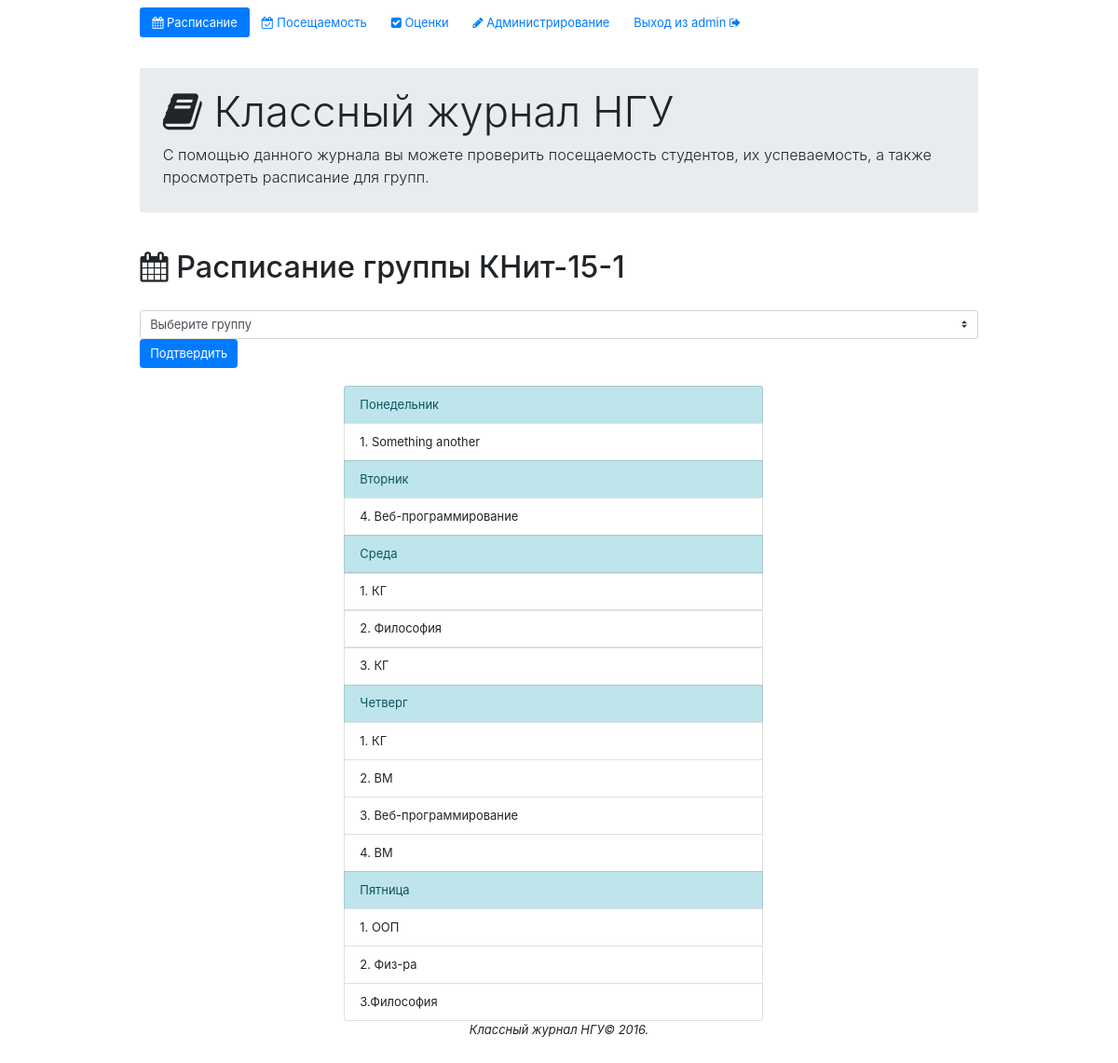
The page /content/schedule.php?group=КНит-15-1 (signed in) on the database its author committed.
### tables this page shows
CREATE TABLE IF NOT EXISTS `schedule` (
  `groupName` text NOT NULL,
  `monday` text NOT NULL,
  `tuesday` text NOT NULL,
  `wednesday` text NOT NULL,
  `thursday` text NOT NULL,
  `friday` text NOT NULL
);

### content/schedule.php (the view, shortened to what this page needs)
<?php
	include("../connection/connection.php");
	include("../template/header.php");
	if(isset($_REQUEST["group"]))
		$chosenGroup = $_REQUEST["group"];
	else
		$chosenGroup = $_SESSION['logged_user'];
	$q = "SELECT * FROM `schedule` WHERE `groupName` = '$chosenGroup'";
	$result = mysqli_query($connection,$q);
	$data = mysqli_fetch_array($result);
	$monday = explode("\n", $data["monday"]);
	$tuesday = explode("\n", $data["tuesday"]);
	$wednesday = explode("\n", $data["wednesday"]);
	$thursday = explode("\n", $data["thursday"]);
	$friday = explode("\n", $data["friday"]);
?>
<div class = "content">
	<h1 class="text-xs-center"><i class="fa fa-calendar" aria-hidden="true"></i> Расписание группы <?php echo $data["groupName"];?></h1>
	<br>
	<?php
		if($_SESSION['logged_user'] == "admin"){
	?>
		<form  class="text-xs-center" action = "schedule.php">
			<select  name="group" class="custom-select" >
				<option   selected disabled>Выберите группу</option>
			</select>
			<input type="submit" class = "btn btn-primary" value = "Подтвердить">
		</form>
		<br>
	<?php
		}
		if(isset($data["groupName"])){
	?>
	<div class = "row" >
		<div class = "col-md-3">
		</div>
		<ul class="list-group col-md-6">
			<li class="list-group-item list-group-item-info">
				Понедельник
			</li>
			<?php for($i = 0; $i < count($monday); $i++){
				?>
			<li class="list-group-item">
				<?php
					echo $monday[$i];
				?>
			</li>
			<?php
				}
			?>
			<li class="list-group-item list-group-item-info">
				Вторник
			</li>
			<?php
				for($i = 0; $i < count($tuesday); $i++){
			?>
				<li class="list-group-item">
					<?php
						echo $tuesday[$i];
					?>
				</li>
			<?php
				}
			?>
			<li class="list-group-item list-group-item-info">
				Среда
			</li>
			<?php
				for($i = 0; $i < count($wednesday); $i++){
			?>
					<li class="list-group-item">
						<?php
						  	echo $wednesday[$i];
						?>
					</li>
			<?php
				}
			?>
			<li class="list-group-item list-group-item-info">
				Четверг
			</li>
			<?php
				for($i = 0; $i < count($thursday); $i++){
			?>
					<li class="list-group-item">
						<?php
						  	echo $thursday[$i];
						?>
					</li>
			<?php
				}
			?>
			<li class="list-group-item list-group-item-info">
				Пятница
			</li>
			<?php
				for($i = 0; $i < count($friday); $i++){
			?>
					<li class="list-group-item">
						<?php
						  	echo $friday[$i];
						?>
					</li>
			<?php
				}
			?>
		</ul>
	</div>
	<?php
		}
		else
			echo "<p class = 'text-xs-center'>Расписание для выбранной вами группы ещё не вывешено. Проверьте позже</p>";
		?>
	</div>
<?php include("../template/footer.php"); ?>

### template/header.php (style rules this page uses)
html { height: 100%; zoom: 90%; }
body { height: 98%; zoom: 90%; }
.content { flex: 1 0 auto; }

### rows shown on the page
schedule: groupName "КНит-15-1", monday "1. Something another", tuesday "4. Веб-программирование", wednesday "1. КГ", wednesday "2. Философия", wednesday "3. КГ", thursday "1. КГ", thursday "2. ВМ", thursday "3. Веб-программирование", thursday "4. ВМ", friday "1. ООП", friday "2. Физ-ра", friday "3.Философия"

### other values the page prints
$_SESSION['logged_user'] "admin"
